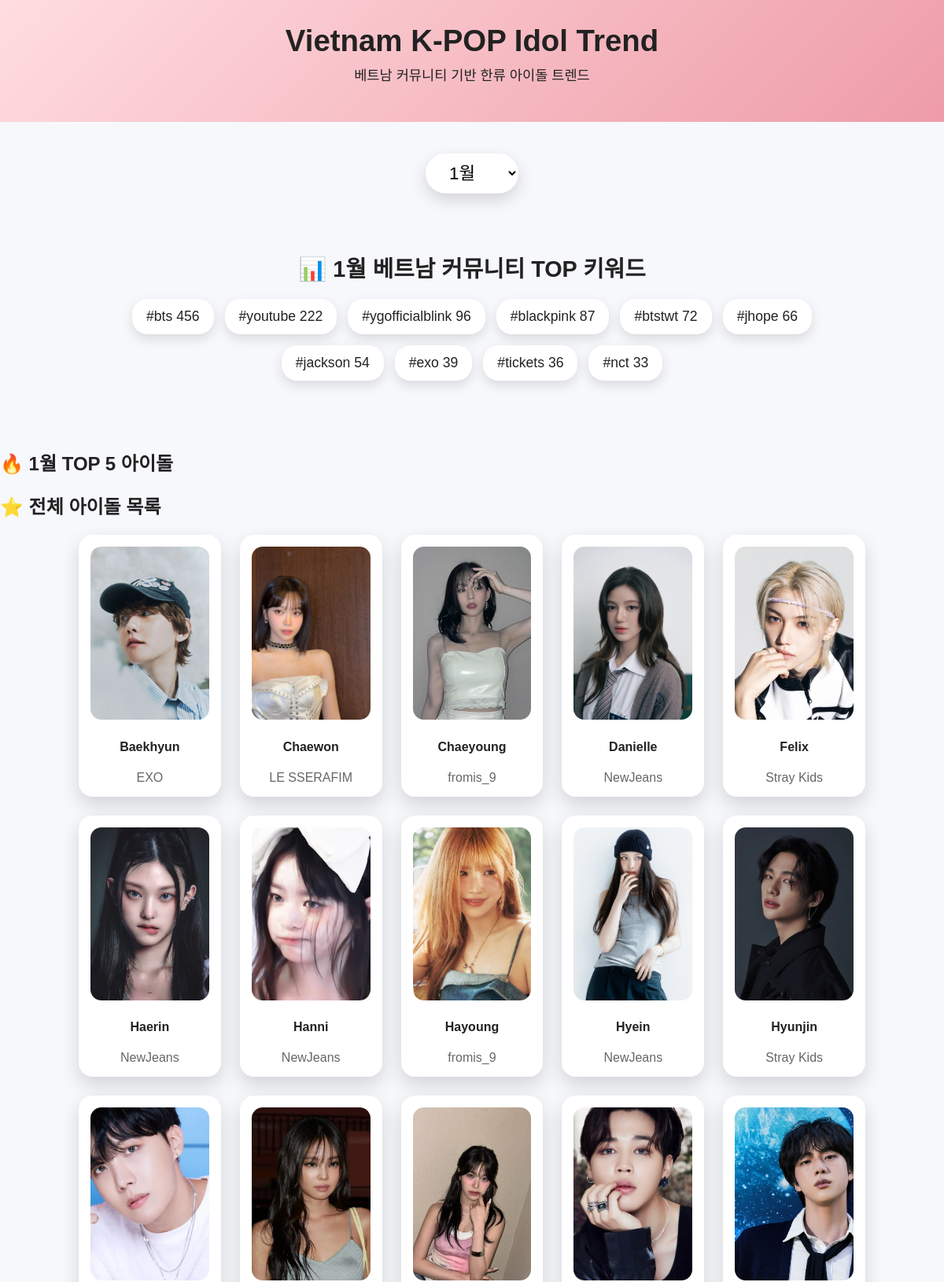
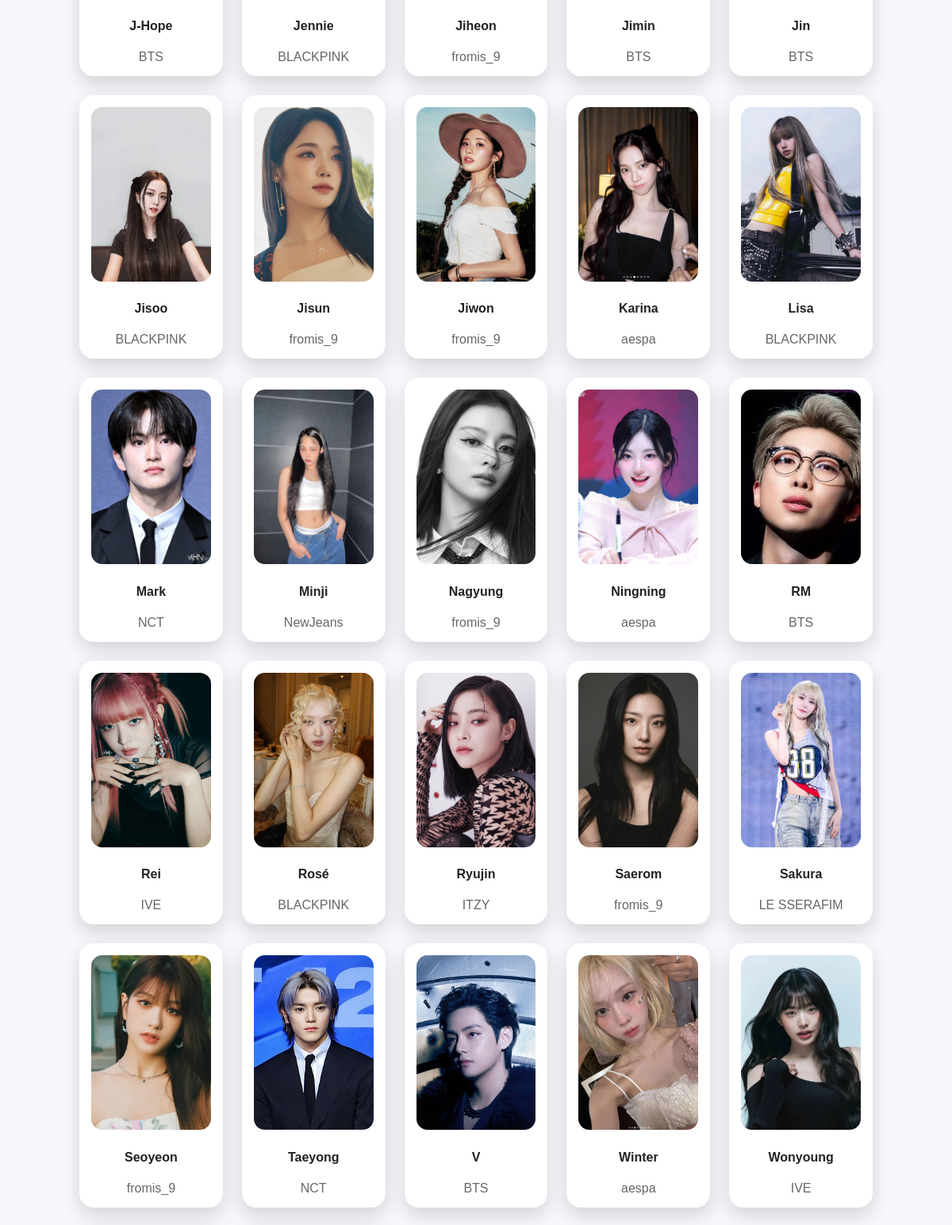
The page / (upper part) on the database its author committed (2 pictures, top to bottom).
### tables this page shows
CREATE TABLE idol (
    id INTEGER PRIMARY KEY AUTOINCREMENT,
    name TEXT NOT NULL,
    group_name TEXT NOT NULL,
    debut_year INTEGER,
    agency TEXT
, image TEXT);

### app.py (the view)
@app.route("/")
def home():
    month = request.args.get("month", "1")
    conn = get_db()
    cur = conn.cursor()
    visitor = None
    try:
        cur.execute("""
            SELECT visitor_count
            FROM vietnam_visitors
            WHERE year = 2019 AND month = ?
        """, (month,))
        visitor = cur.fetchone()
    except sqlite3.OperationalError:
        visitor = None
    top_keywords = []
    try:
        cur.execute("""
            SELECT keyword, SUM(keyword_count) AS total_count
            FROM keyword_trend
            WHERE year = 2019 AND month = ?
            GROUP BY keyword
            ORDER BY total_count DESC
            LIMIT 10
        """, (month,))
        top_keywords = cur.fetchall()
    except sqlite3.OperationalError:
        top_keywords = []
    cur.execute("""
        SELECT id, name, group_name, image
        FROM idol
        ORDER BY name
    """)
    idols = cur.fetchall()
    posts = []
    try:
        cur.execute("""
            SELECT *
            FROM post
            ORDER BY id DESC
            LIMIT 10
        """)
        posts = cur.fetchall()
    except sqlite3.OperationalError:
        posts = []
    conn.close()
    return render_template(
        "index.html",
        selected_month=month,
        visitor=visitor,
        top_keywords=top_keywords,
        idols=idols,
        posts=posts
    )

### app.py (called while the page is built)
def get_db():
    conn = sqlite3.connect("database.db")
    conn.row_factory = sqlite3.Row
    return conn

### templates/index.html (shortened to what this page needs)
<!DOCTYPE html>
<html lang="ko">
<head>
    <link rel="stylesheet" href="{{ url_for('static', filename='style.css') }}">
</head>
<body>
<header>
    <h1>Vietnam K-POP Idol Trend</h1>
    <p>베트남 커뮤니티 기반 한류 아이돌 트렌드</p>
</header>
<main>
    <section class="month-select">
        <form method="get">
            <select name="month" onchange="this.form.submit()">
                {% for m in range(1,13) %}
                <option value="{{ m }}" {% if selected_month == m|string %}selected{% endif %}>
                    {{ m }}월
                </option>
                {% endfor %}
            </select>
        </form>
    </section>
    <section class="keywords">
        <h2>📊 {{ selected_month }}월 베트남 커뮤니티 TOP 키워드</h2>
        <ul>
            {% for k in top_keywords %}
            <li>#{{ k.keyword }} <span>{{ k.total_count }}</span></li>
            {% endfor %}
        </ul>
    </section>
    <section class="top5">
        <h2>🔥 {{ selected_month }}월 TOP 5 아이돌</h2>
    </section>
    <section class="all-idols">
        <h2>⭐ 전체 아이돌 목록</h2>
        <div class="idol-grid small">
            {% for idol in idols %}
            <a href="/idol/{{ idol.id }}" class="idol-card">
                <img src="{{ url_for(
                    'static',
                    filename='images/' ~ (idol.image if idol.image else 'default.jpg')
                ) }}">
                <h4>{{ idol.name }}</h4>
                <p>{{ idol.group_name }}</p>
            </a>
            {% endfor %}
        </div>
    </section>
</main>
</body>
</html>

### static/style.css (style rules this page uses)
body { font-family: "Apple SD Gothic Neo", "Noto Sans KR", sans-serif; margin: 0; padding: 0; background: #f7f8fc; color: #222; }
header { text-align: center; padding: 30px 10px; background: linear-gradient(135deg, #ffdde1, #ee9ca7); color: #222; }
header h1 { margin: 0; font-size: 2.4rem; }
header p { margin-top: 8px; font-size: 1.1rem; }
form { text-align: center; margin: 40px 0 30px; }
select { font-size: 1.4rem; padding: 12px 26px; border-radius: 30px; border: none; background: #fff; box-shadow: 0 8px 20px rgba(0,0,0,0.15); cursor: pointer; transition: transform 0.2s ease; }
.keywords { max-width: 900px; margin: 0 auto 50px; padding: 20px; }
.keywords h2 { text-align: center; font-size: 1.8rem; margin-bottom: 20px; }
.keywords ul { display: flex; flex-wrap: wrap; gap: 14px; justify-content: center; padding: 0; list-style: none; }
.keywords li { background: #ffffff; padding: 12px 18px; border-radius: 20px; font-size: 1.1rem; box-shadow: 0 6px 15px rgba(0,0,0,0.12); transition: transform 0.2s ease, background 0.2s ease; }
.idol-grid { display: grid; grid-template-columns: repeat(auto-fit, minmax(180px, 1fr)); gap: 24px; max-width: 1000px; margin: 0 auto 40px; }
.idol-card { background: #fff; border-radius: 18px; padding: 15px; text-align: center; text-decoration: none; color: inherit; box-shadow: 0 10px 25px rgba(0,0,0,0.15); transition: transform 0.2s ease; }
.idol-card img { width: 100%; height: 220px; object-fit: cover; border-radius: 14px; }
.idol-card p { margin: 0; color: #666; }

### rows shown on the page
idol: image (picture), name "Baekhyun", group_name "EXO"
idol: image (picture), name "Chaewon", group_name "LE SSERAFIM"
idol: image (picture), name "Chaeyoung", group_name "fromis_9"
idol: image (picture), name "Danielle", group_name "NewJeans"
idol: image (picture), name "Felix", group_name "Stray Kids"
idol: image (picture), name "Haerin", group_name "NewJeans"
idol: image (picture), name "Hanni", group_name "NewJeans"
idol: image (picture), name "Hayoung", group_name "fromis_9"
idol: image (picture), name "Hyein", group_name "NewJeans"
idol: image (picture), name "Hyunjin", group_name "Stray Kids"
idol: image (picture), name "J-Hope", group_name "BTS"
idol: image (picture), name "Jennie", group_name "BLACKPINK"
idol: image (picture), name "Jiheon", group_name "fromis_9"
idol: image (picture), name "Jimin", group_name "BTS"
idol: image (picture), name "Jin", group_name "BTS"
idol: image (picture), name "Jisoo", group_name "BLACKPINK"
idol: image (picture), name "Jisun", group_name "fromis_9"
idol: image (picture), name "Jiwon", group_name "fromis_9"
idol: image (picture), name "Karina", group_name "aespa"
idol: image (picture), name "Lisa", group_name "BLACKPINK"
idol: image (picture), name "Mark", group_name "NCT"
idol: image (picture), name "Minji", group_name "NewJeans"
idol: image (picture), name "Nagyung", group_name "fromis_9"
idol: image (picture), name "Ningning", group_name "aespa"
idol: image (picture), name "RM", group_name "BTS"
idol: image (picture), name "Rei", group_name "IVE"
idol: image (picture), name "Rosé", group_name "BLACKPINK"
idol: image (picture), name "Ryujin", group_name "ITZY"
idol: image (picture), name "Saerom", group_name "fromis_9"
idol: image (picture), name "Sakura", group_name "LE SSERAFIM"
idol: image (picture), name "Seoyeon", group_name "fromis_9"
idol: image (picture), name "Taeyong", group_name "NCT"
idol: image (picture), name "V", group_name "BTS"
idol: image (picture), name "Winter", group_name "aespa"
idol: image (picture), name "Wonyoung", group_name "IVE"

### other values the page prints
{{ selected_month }} "1"
{{ k.keyword }} "bts" "youtube" "ygofficialblink" "blackpink" "btstwt" "jhope" "jackson" "exo" "tickets" "nct"
{{ k.total_count }} "456" "222" "96" "87" "72" "66" "54" "39" "36" "33"
form field month "1월"
